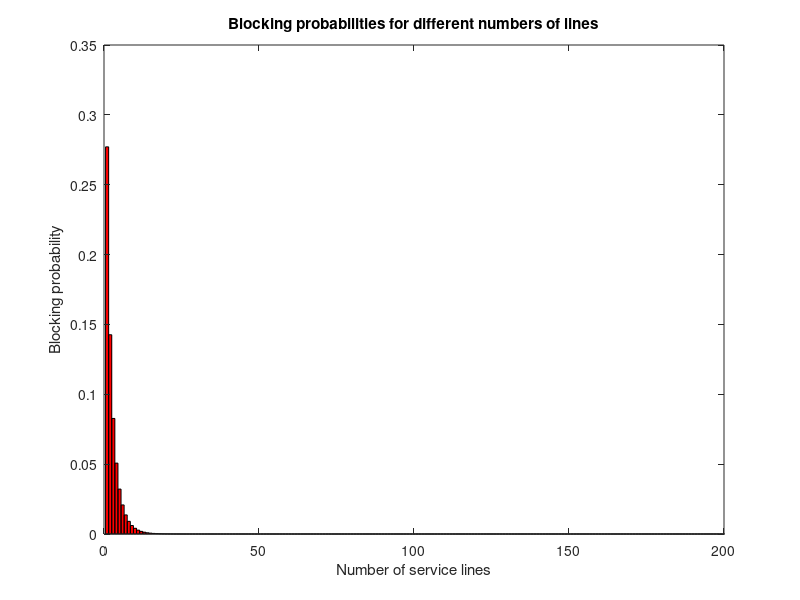

This figure's MATLAB source:
clc;
clear all;
close all;
pkg load queueing;
% c : number of servers
% r = lambda / mu

%(1)
function p = erlangb_factorial (r,c)
  sum = 0;
  for k = 0:1:c
    sum = sum +(power(r,k)/factorial(k));
  endfor
  p = (power(r,c)/factorial(c))/sum;
endfunction

% Testcase


display("erlangb_factorial(5,5): ");
disp(erlangb_factorial(5,5));

display("erlangb(5,5): ")
disp(erlangb(5,5));


% (2)
function p = erlangb_iterative (r,c)
  p = 1;
  for i=0:1:c
    p = ((r*p)/((r*p)+i));
  endfor
endfunction


display("erlangb_iterative(5,5): ");
disp(erlangb_iterative(5,5));

display("erlangb(5,5): ")
disp(erlangb(5,5));


%(3)


display("erlangb_factorial(1024,1024): ");
disp(erlangb_factorial(1024,1024));

display("erlangb_iterative(1024,1024): ");
disp(erlangb_iterative(1024,1024));

%(4)

%(b)
P = zeros(200,1);
for k = 1:1:200

P(k)=  erlangb_iterative(k*(23/60),k)

endfor

figure(1);
bar(P,'r','hist');
xlim([0,200]);
title("Blocking probabilities for different numbers of lines");
xlabel("Number of service lines");
ylabel("Blocking probability");
